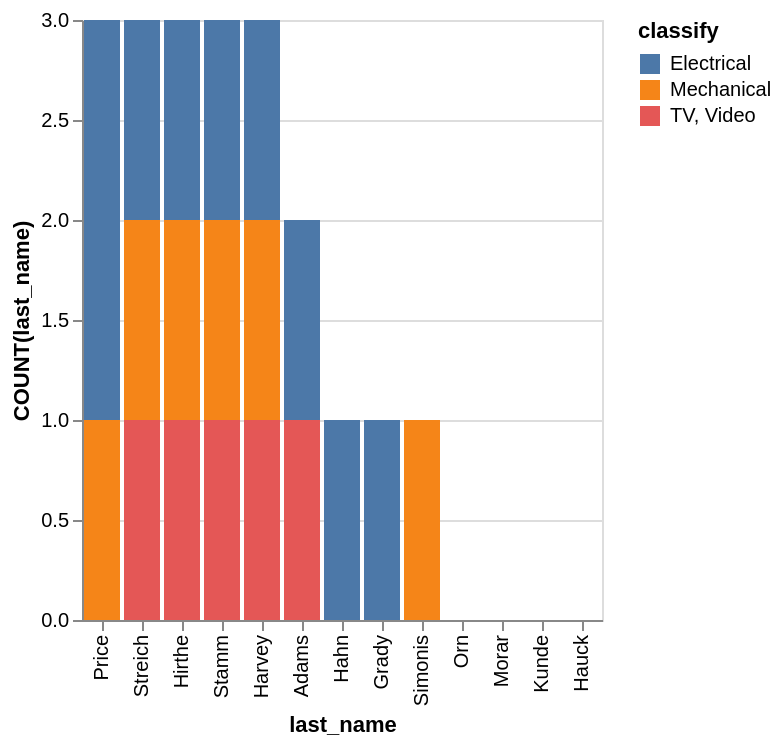

The specification (Vega-Lite) saved for this image:
### Vega-Lite specification from a JSON file in a GitHub repository (floating-point values rounded to 4 significant figures)
{"data": {"values": [{"x_data": "Price", "y_data": 2, "classify": "Electrical"}, {"x_data": "Streich", "y_data": 1, "classify": "Electrical"}, {"x_data": "Hirthe", "y_data": 1, "classify": "Electrical"}, {"x_data": "Adams", "y_data": 1, "classify": "Electrical"}, {"x_data": "Hahn", "y_data": 1, "classify": "Electrical"}, {"x_data": "Grady", "y_data": 1, "classify": "Electrical"}, {"x_data": "Stamm", "y_data": 1, "classify": "Electrical"}, {"x_data": "Harvey", "y_data": 1, "classify": "Electrical"}, {"x_data": "Simonis", "y_data": 0, "classify": "Electrical"}, {"x_data": "Orn", "y_data": 0, "classify": "Electrical"}, {"x_data": "Morar", "y_data": 0, "classify": "Electrical"}, {"x_data": "Kunde", "y_data": 0, "classify": "Electrical"}, {"x_data": "Hauck", "y_data": 0, "classify": "Electrical"}, {"x_data": "Price", "y_data": 1, "classify": "Mechanical"}, {"x_data": "Streich", "y_data": 1, "classify": "Mechanical"}, {"x_data": "Hirthe", "y_data": 1, "classify": "Mechanical"}, {"x_data": "Adams", "y_data": 0, "classify": "Mechanical"}, {"x_data": "Hahn", "y_data": 0, "classify": "Mechanical"}, {"x_data": "Grady", "y_data": 0, "classify": "Mechanical"}, {"x_data": "Stamm", "y_data": 1, "classify": "Mechanical"}, {"x_data": "Harvey", "y_data": 1, "classify": "Mechanical"}, {"x_data": "Simonis", "y_data": 1, "classify": "Mechanical"}, {"x_data": "Orn", "y_data": 0, "classify": "Mechanical"}, {"x_data": "Morar", "y_data": 0, "classify": "Mechanical"}, {"x_data": "Kunde", "y_data": 0, "classify": "Mechanical"}, {"x_data": "Hauck", "y_data": 0, "classify": "Mechanical"}, {"x_data": "Price", "y_data": 0, "classify": "TV, Video"}, {"x_data": "Streich", "y_data": 1, "classify": "TV, Video"}, {"x_data": "Hirthe", "y_data": 1, "classify": "TV, Video"}, {"x_data": "Adams", "y_data": 1, "classify": "TV, Video"}, {"x_data": "Hahn", "y_data": 0, "classify": "TV, Video"}, {"x_data": "Grady", "y_data": 0, "classify": "TV, Video"}, {"x_data": "Stamm", "y_data": 1, "classify": "TV, Video"}, {"x_data": "Harvey", "y_data": 1, "classify": "TV, Video"}, {"x_data": "Simonis", "y_data": 0, "classify": "TV, Video"}, {"x_data": "Orn", "y_data": 0, "classify": "TV, Video"}, {"x_data": "Morar", "y_data": 0, "classify": "TV, Video"}, {"x_data": "Kunde", "y_data": 0, "classify": "TV, Video"}, {"x_data": "Hauck", "y_data": 0, "classify": "TV, Video"}]}, "mark": "bar", "encoding": {"x": {"field": "x_data", "type": "nominal", "title": "last_name", "sort": {"op": "sum", "field": "y_data", "order": "descending"}}, "y": {"field": "y_data", "type": "quantitative", "title": "COUNT(last_name)"}, "color": {"field": "classify"}}}
